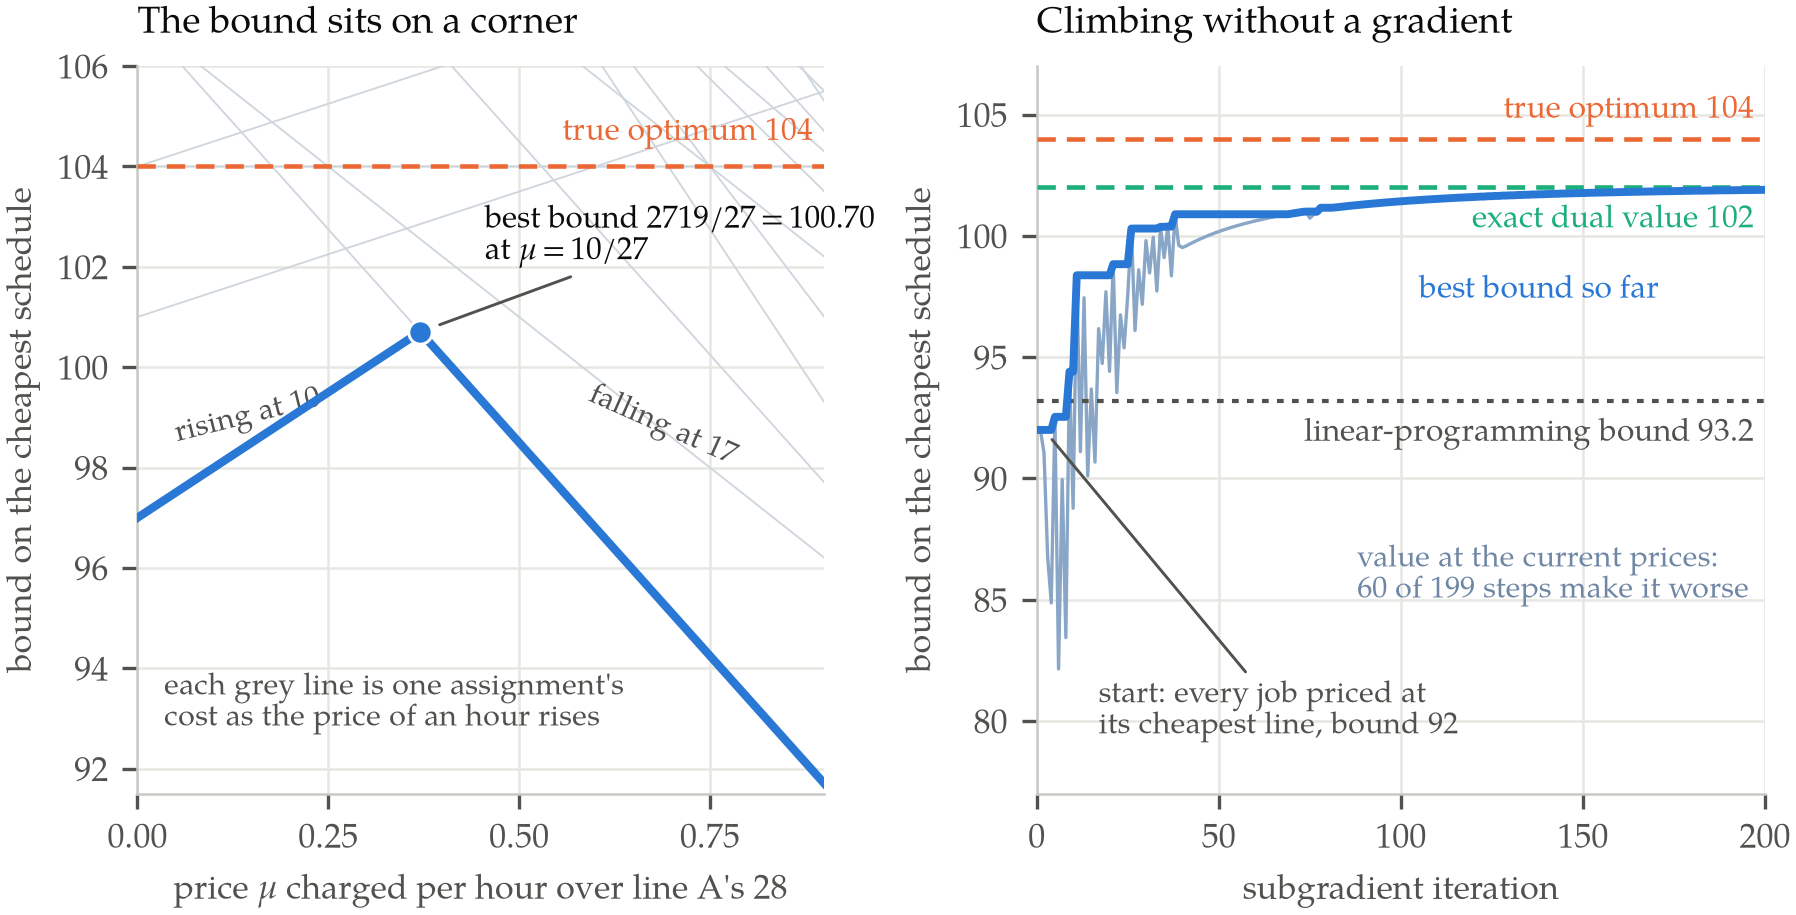

Reproduce this figure in Python.
"""Figure for report 026 — what a Lagrangian dual function looks like, and what
climbing one actually feels like.

Both panels use the same six-job, three-line assignment instance given in the
report. Its exact integer optimum is 104, found by enumerating all 729
assignments; its linear-programming relaxation is 93.2.

Left panel — the dual function obtained by pricing one constraint only: line
A's 28 hours of capacity. Every assignment that respects lines B and C
contributes an affine function of the price mu, with intercept equal to its
cost and slope equal to the hours it puts on line A minus 28. The dual function
is the lower envelope of those 326 lines, which makes it concave and piecewise
linear whatever the problem underneath. Only three pieces are ever active on
[0, 4]. The maximum sits at mu = 10/27 where two pieces cross, slope +10 to the
left and -17 to the right: the best bound is at a corner, and the derivative
there does not exist.

Right panel — 200 iterations of subgradient ascent on the harder dual, the one
that prices the six requirement constraints instead and leaves three knapsacks
behind. The exact value of that dual is 102, computed independently by linear
programming over the 86 feasible job-subsets. Prices start at each job's
cheapest cost, which makes every reduced cost non-negative, empties all three
knapsacks and returns the bound 92. The iterates are not monotone: 60 of the
199 steps lower the bound, which is why the usable answer is the running
maximum and not the last value.

Palette: the blue/orange/green set already validated for this series (009-025),
all-pairs checked at print contrast. Series are labelled directly; this is print.
Run: python3 figures/026-price-instead-of-a-rule.py
"""
import matplotlib
matplotlib.use("Agg")
import matplotlib.font_manager as fm
import matplotlib.pyplot as plt
import numpy as np
import itertools
import tempfile
from fractions import Fraction
from pathlib import Path

SERIF = "TeX Gyre Pagella"
BLUE, ORANGE, GREEN = "#2a78d6", "#eb6834", "#1baf7a"
INK, MUTED, GRIDC = "#0b0b0b", "#52514e", "#e6e6e2"


def use_vendored_pagella():
    """Register tools/fonts/texgyrepagella-*.woff2 with matplotlib."""
    vendored = sorted((Path(__file__).resolve().parent.parent / "tools" / "fonts")
                      .glob("texgyrepagella-*.woff2"))
    if not vendored:
        return False
    try:
        from fontTools.ttLib import TTFont
    except ImportError:
        return False
    cache = Path(tempfile.mkdtemp(prefix="pagella-"))
    for src in vendored:
        face = TTFont(str(src))
        face.flavor = None
        dst = cache / (src.stem + ".ttf")
        face.save(str(dst))
        fm.fontManager.addfont(str(dst))
    return SERIF in {f.name for f in fm.fontManager.ttflist}


if not use_vendored_pagella() and SERIF not in {f.name for f in fm.fontManager.ttflist}:
    raise SystemExit("TeX Gyre Pagella unavailable: install fontTools and brotli "
                     "so the vendored woff2 faces in tools/fonts/ can be used.")

plt.rcParams.update({
    "font.family": "serif", "font.serif": [SERIF], "font.size": 8.2,
    "mathtext.fontset": "custom", "mathtext.rm": SERIF,
    "mathtext.it": f"{SERIF}:italic", "mathtext.bf": f"{SERIF}:bold",
    "mathtext.cal": SERIF, "mathtext.sf": SERIF, "mathtext.tt": SERIF,
    "axes.edgecolor": "#c9c9c4", "axes.linewidth": 0.6,
    "text.color": INK, "axes.labelcolor": MUTED, "xtick.color": MUTED,
    "ytick.color": MUTED, "figure.facecolor": "white", "savefig.facecolor": "white",
})

# ------------------------------------------------------------- the instance
HOURS = np.array([[4, 8, 17, 11, 16, 5],
                  [6, 18, 8, 19, 8, 4],
                  [4, 10, 4, 20, 5, 8]], dtype=float)
COST = np.array([[21, 19, 20, 26, 22, 20],
                 [12, 9, 30, 28, 22, 24],
                 [18, 20, 23, 14, 17, 20]], dtype=float)
CAP = np.array([28, 29, 23], dtype=float)
M, N = COST.shape
Z_IP, Z_LP, Z_LD = 104.0, 93.2, 102.0


def enumerate_all():
    """Every assignment, with its cost and its per-line hours."""
    rows = []
    for asg in itertools.product(range(M), repeat=N):
        load = np.zeros(M)
        cost = 0.0
        for j, i in enumerate(asg):
            load[i] += HOURS[i, j]
            cost += COST[i, j]
        rows.append((cost, load.copy(), asg))
    return rows


ALL = enumerate_all()
FEASIBLE = [r for r in ALL if np.all(r[1] <= CAP + 1e-9)]
assert len(ALL) == 729 and len(FEASIBLE) == 183
assert min(r[0] for r in FEASIBLE) == Z_IP

# assignments respecting lines B and C, with line A priced instead
RELAXED = np.array([[cost, load[0]] for cost, load, _ in ALL
                    if load[1] <= CAP[1] + 1e-9 and load[2] <= CAP[2] + 1e-9])
assert len(RELAXED) == 326


def dual_one_price(mu):
    """Lower envelope: min over the relaxed set of cost + mu (hoursA - 28)."""
    mu = np.atleast_1d(np.asarray(mu, dtype=float))
    vals = RELAXED[:, 0][None, :] + mu[:, None] * (RELAXED[:, 1] - CAP[0])[None, :]
    return vals.min(axis=1)


MU_STAR = Fraction(10, 27)
L_STAR = Fraction(2719, 27)
assert abs(dual_one_price(float(MU_STAR))[0] - float(L_STAR)) < 1e-9
assert abs(97 + 10 * float(MU_STAR) - float(L_STAR)) < 1e-9
assert abs(107 - 17 * float(MU_STAR) - float(L_STAR)) < 1e-9

# ------------------------------------------------- subgradient on the other dual
SUBSETS = []
for i in range(M):
    keep = []
    for mask in range(1 << N):
        s = np.array([(mask >> j) & 1 for j in range(N)], dtype=float)
        if s @ HOURS[i] <= CAP[i] + 1e-9:
            keep.append(s)
    SUBSETS.append(keep)
assert [len(s) for s in SUBSETS] == [29, 28, 29]


def dual_requirements(u):
    """Price the six requirement constraints; three knapsacks remain."""
    total = 0.0
    cover = np.zeros(N)
    for i in range(M):
        value, pick = min(((float(s @ (COST[i] - u)), s) for s in SUBSETS[i]),
                          key=lambda t: t[0])
        total += value
        cover += pick
    return total + u.sum(), cover


assert abs(dual_requirements(np.array([17., 14., 25., 26., 27., 20.]))[0] - Z_LD) < 1e-9


def ascend(iterations=200, decay=0.985):
    u = COST.min(axis=0).astype(float)   # each job priced at its cheapest line
    assert abs(dual_requirements(u)[0] - 92.0) < 1e-9
    seen, best_so_far, best = [], [], -np.inf
    for k in range(1, iterations + 1):
        value, cover = dual_requirements(u)
        g = 1.0 - cover
        best = max(best, value)
        seen.append(value)
        best_so_far.append(best)
        norm = float(g @ g)
        if norm < 1e-12:
            break
        u = u + 2.0 * (Z_IP - value) / norm * (decay ** k) * g
    return np.array(seen), np.array(best_so_far)


SEEN, BEST = ascend()
DOWN = int(np.sum(SEEN[1:] < SEEN[:-1] - 1e-9))
assert DOWN == 60 and abs(BEST[-1] - 101.9001) < 1e-3
assert abs(SEEN[0] - 92.0) < 1e-9

fig, (axL, axR) = plt.subplots(1, 2, figsize=(7.0, 3.15),
                               gridspec_kw=dict(width_ratios=[1.0, 1.06],
                                                wspace=0.30))

# ---- left: the dual function is a lower envelope of straight lines --------
grid = np.linspace(0.0, 0.9, 1400)
for cost, hours in RELAXED[::2]:
    axL.plot(grid, cost + grid * (hours - CAP[0]), color="#cfd6dd", lw=0.45,
             zorder=2)
axL.plot(grid, dual_one_price(grid), color=BLUE, lw=2.0, zorder=5)
axL.plot([float(MU_STAR)], [float(L_STAR)], "o", ms=5.6, color=BLUE, zorder=6,
         markeredgecolor="white", markeredgewidth=0.7)
axL.axhline(Z_IP, color=ORANGE, lw=1.1, ls=(0, (4, 2.4)), zorder=4)

axL.text(0.885, Z_IP + 0.35, "true optimum 104", color=ORANGE, fontsize=7.6,
         ha="right", va="bottom")
axL.annotate("best bound $2719/27 = 100.70$\nat $\\mu = 10/27$",
             xy=(float(MU_STAR), float(L_STAR)), xytext=(0.455, 102.6),
             fontsize=7.5, color=INK, ha="left", va="center",
             arrowprops=dict(arrowstyle="-", color=MUTED, lw=0.7,
                             shrinkA=0, shrinkB=5))
axL.text(0.045, 98.35, "rising at 10", fontsize=7.3, color=MUTED, ha="left",
         va="bottom", rotation=14)
axL.text(0.585, 97.9, "falling at 17", fontsize=7.3, color=MUTED, ha="left",
         va="bottom", rotation=-24)
axL.text(0.035, 93.3, "each grey line is one assignment's\ncost as the price of an hour rises",
         fontsize=7.3, color=MUTED, ha="left", va="center")

axL.set_xlim(0.0, 0.9)
axL.set_ylim(91.5, 106.0)
axL.set_xlabel("price $\\mu$ charged per hour over line A's 28")
axL.set_xticks([0.0, 0.25, 0.5, 0.75])
axL.set_ylabel("bound on the cheapest schedule")
axL.set_title("The bound sits on a corner", fontsize=9.0, loc="left", pad=8,
              color=INK)
axL.grid(color=GRIDC, lw=0.6, zorder=1)
for sp in ("top", "right"):
    axL.spines[sp].set_visible(False)

# ---- right: subgradient ascent, non-monotone -----------------------------
steps = np.arange(1, len(SEEN) + 1)
axR.plot(steps, SEEN, color="#8aa6c6", lw=0.8, zorder=3)
axR.plot(steps, BEST, color=BLUE, lw=1.9, zorder=5)
axR.axhline(Z_LD, color=GREEN, lw=1.1, ls=(0, (4, 2.4)), zorder=4)
axR.axhline(Z_LP, color=MUTED, lw=1.0, ls=(0, (1.6, 2.0)), zorder=4)
axR.axhline(Z_IP, color=ORANGE, lw=1.1, ls=(0, (4, 2.4)), zorder=4)

axR.text(197, Z_IP + 0.5, "true optimum 104", color=ORANGE, fontsize=7.6,
         ha="right", va="bottom")
axR.text(197, Z_LD - 0.7, "exact dual value 102", color=GREEN, fontsize=7.6,
         ha="right", va="top")
axR.text(197, Z_LP - 0.7, "linear-programming bound 93.2", color=MUTED,
         fontsize=7.6, ha="right", va="top")
axR.text(105, 98.4, "best bound so far", color=BLUE, fontsize=7.6, ha="left",
         va="top")
axR.text(88, 86.0, "value at the current prices:\n60 of 199 steps make it worse",
         color="#6f86a4", fontsize=7.3, ha="left", va="center")
axR.annotate("start: every job priced at\nits cheapest line, bound 92",
             xy=(2, 92.0), xytext=(17, 80.4), fontsize=7.3, color=MUTED,
             ha="left", va="center",
             arrowprops=dict(arrowstyle="-", color=MUTED, lw=0.7,
                             shrinkA=0, shrinkB=3))

axR.set_xlim(0, 200)
axR.set_ylim(77.0, 107.0)
axR.set_xlabel("subgradient iteration")
axR.set_ylabel("bound on the cheapest schedule")
axR.set_title("Climbing without a gradient", fontsize=9.0, loc="left", pad=8,
              color=INK)
axR.grid(color=GRIDC, lw=0.6, zorder=1)
for sp in ("top", "right"):
    axR.spines[sp].set_visible(False)

out = Path(__file__).with_suffix(".png")
fig.savefig(out, dpi=300, bbox_inches="tight", pad_inches=0.02)
print("wrote", out)
print(f"  assignments {len(ALL)}, feasible {len(FEASIBLE)}, relaxed-set points {len(RELAXED)}")
print(f"  z_LP {Z_LP}   z_LD(requirements) {Z_LD}   z_IP {Z_IP}")
print(f"  one-price dual: max {float(L_STAR):.6f} = {L_STAR} at mu = {MU_STAR}")
print(f"  subgradient: best {BEST[-1]:.4f} after {len(SEEN)} iterations, {DOWN} downward steps")
print(f"  LP gap {100*(Z_IP-Z_LP)/Z_IP:.2f}%, dual gap {100*(Z_IP-Z_LD)/Z_IP:.2f}%, "
      f"share of the LP gap closed {100*(Z_LD-Z_LP)/(Z_IP-Z_LP):.2f}%")
